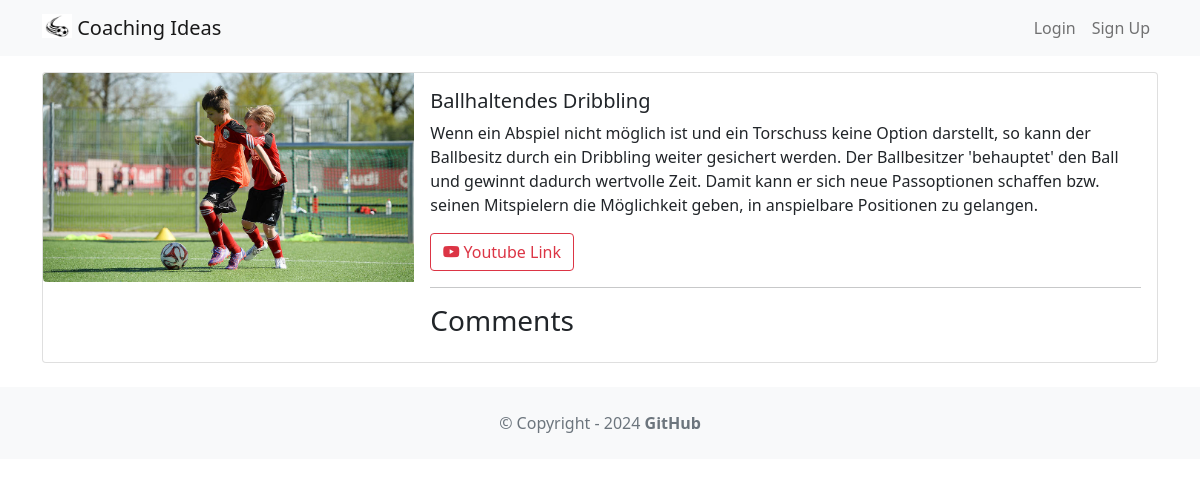
The page /exercise/2 on the database as committed earlier.
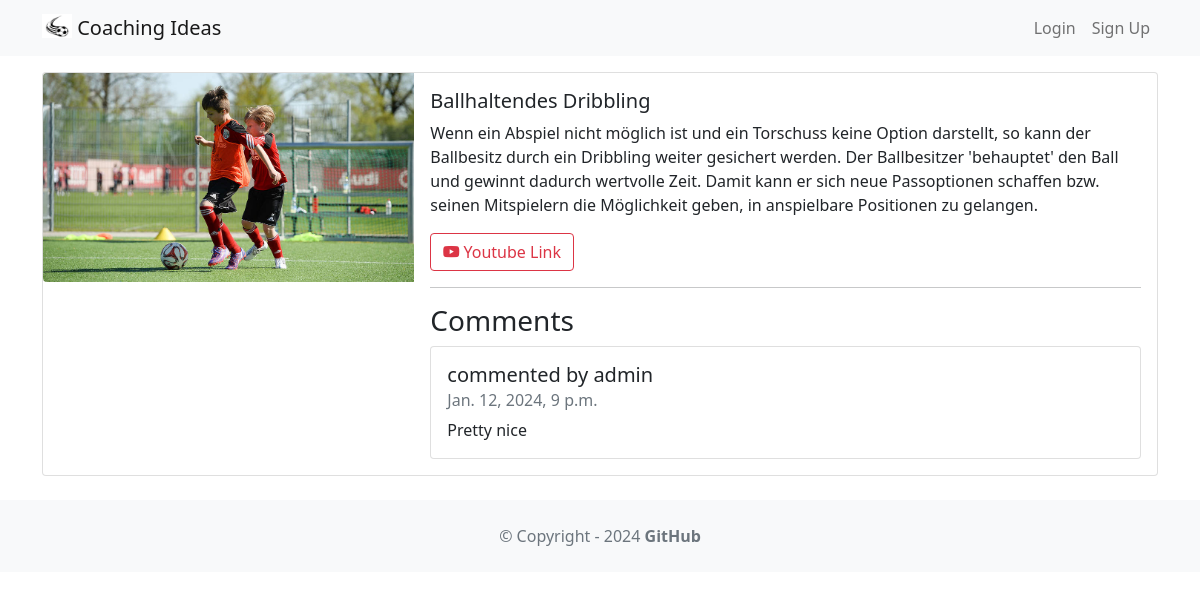
The same page on the database as committed later.
### exercise/models.py (models this page shows, shortened)
class Comment(models.Model):
    text = models.TextField(max_length=100)
    date = models.DateTimeField(auto_now_add=True)
    user = models.ForeignKey(User, on_delete=models.CASCADE)
    exercise = models.ForeignKey(Exercise, on_delete=models.CASCADE)
    rating = models.IntegerField(default=0, choices=[(i, i) for i in range(0, 6)])

### exercise/views.py (the view)
# urls.py: path('<int:exercise_id>', views.detail, name='detail'),
def detail(request, exercise_id):
    exercise = get_object_or_404(Exercise, pk=exercise_id)
    comments = Comment.objects.filter(exercise=exercise)
    return render(request, "detail.html", {"exercise": exercise, "comments": comments})

### exercise/templates/detail.html (shortened to what this page needs)
{% extends 'base.html' %}
{% block content %}
    <div class="card mb-3">
        <div class="row g-0">
            <div class="col-md-4">
                {% if exercise.image %}
                    <img src="{{ exercise.image.url }}"
                         class="img-fluid rounded-start" alt="">
                {% else %}
                    <span class="text-muted">No image</span>
                {% endif %}
            </div>
            <div class="col-md-8">
                <div class="card-body">
                    <h5 class="card-title">{{ exercise.title }}</h5>
                    <p class="card-text">{{ exercise.body }}</p>
                    <p class="card-text">
                        {% if exercise.youtube_link %}
                            <a href="{{ exercise.youtube_link }}"
                               class="btn btn-outline-danger">
                                <i class="bi bi-youtube"></i>
                                Youtube Link
                            </a>
                        {% endif %}
                    </p>
                    <hr/>
                    <h3>Comments</h3>
                    <ul class="list-group">
                        {% for comment in comments %}
                            <li class="list-group-item pb-3 pt-3">
                                <h5 class="card-title">
                                    commented by {{ comment.user.username }}
                                </h5>
                                <h6 class="card-subtitle mb-2 text-muted">
                                    {{ comment.date }}
                                </h6>
                                <p class="card-text">{{ comment.text }}</p>
                            </li>
                        {% endfor %}
                    </ul>
                </div>
            </div>
        </div>
    </div>
{% endblock content %}

Rows that differ between the two databases and show on the page:
added Comment: user.username "admin", date "Jan. 12, 2024, 9 p.m.", text "Pretty nice"
